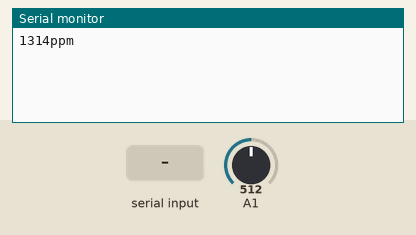
This sketch was run on a simulated Arduino Uno, built with avr-gcc and run on an emulated ATmega328P. Shown: the last lines printed to the serial monitor. Inputs (shaded band) come from the test bench; at power-on: A1 = 512. EEPROM starts erased.

Above: at 1.2 s.
1.3 s: "ENTER\n" received over Serial
At 1.9 s:
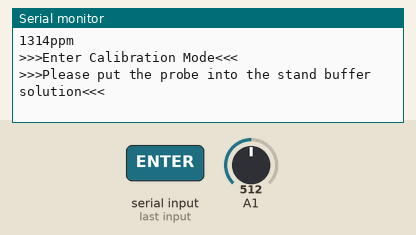
2.8 s: byte 10 ('\n') received over Serial
At 2.96 s:
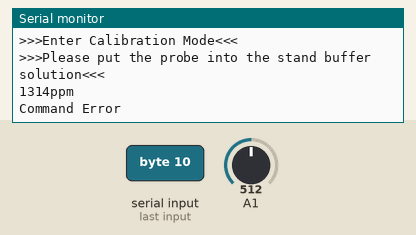
4.3 s: "EXIT\n" received over Serial
At 4.9 s:
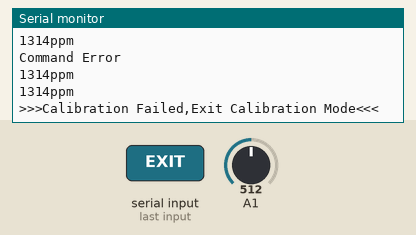
5.8 s: A1 set to 490
At 6.4 s:
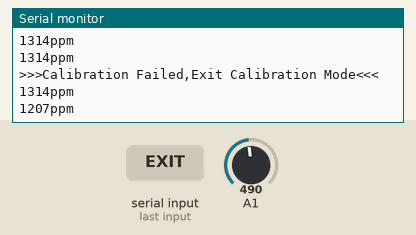
7.3 s: A1 set to 510
At 8.8 s:
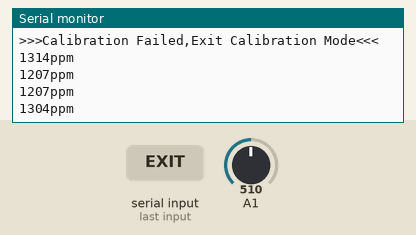
Timing chart, 0 to 9.8 s (numbered marks = the images above; inputs shaded):
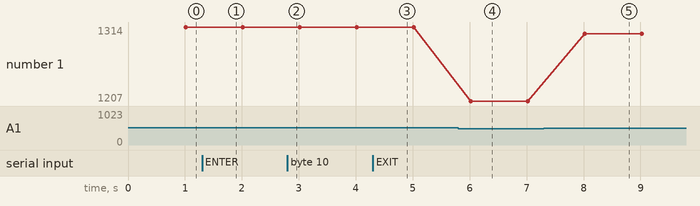

The sketch:

sen0244cal.ino
```cpp
/*
 * 淘宝    ：https://ilovemcu.taobao.com
*/

#include <EEPROM.h>
#include"GravityTDS.h"

extern GravityTDS gravityTDS;

void setup()
{
  Serial.begin(115200);
  gravityTDS.setup();
}

unsigned long tdsValue;

void loop()
{
  tdsCalibrationProcess();
  gravityTDS.update();

  static unsigned long timepoint = millis();
  if(millis()-timepoint>1000U)
  {
       timepoint = millis();
       tdsValue = gravityTDS.getValue();
       Serial.print(tdsValue);
       Serial.println("ppm");
   }

}
```

GravityTDS.cpp
```cpp
#include "GravityTDS.h"
#include "Arduino.h"

char cmdReceivedBuffer[ReceivedBufferLength+1];   // store the serial cmd from the serial monitor
byte cmdReceivedBufferIndex = 0;

GravityTDS::GravityTDS():tdsSensorPin(A1)
{
  sampleTimepoint = 0;
}

GravityTDS::~GravityTDS()
{
}

void GravityTDS::setup()
{
    pinMode(tdsSensorPin,INPUT);
    temperature = 25;
    EEPROM_read(KValueAddress, kValue);
    if(EEPROM.read(KValueAddress)==0xFF && EEPROM.read(KValueAddress+1)==0xFF && EEPROM.read(KValueAddress+2)==0xFF && EEPROM.read(KValueAddress+3)==0xFF)
    {
      kValue = 1.0;   // default value: K = 1.0
      EEPROM_write(KValueAddress, kValue);
    }
}

void GravityTDS::update()
{
   if(millis()-sampleTimepoint > 500U)  // every seconds, read the data from sensors and print them
   {
        sampleTimepoint=millis();
        analogValue = analogRead(tdsSensorPin);
        voltage = analogValue/(float)(ADCRANGE)*(float)(AREF);//convert ADC value to real voltage; AREF:5.0V
        //Serial.print(analogValue);
        //Serial.print("  ");
        ecvalue=(133.42*voltage*voltage*voltage - 255.86*voltage*voltage + 857.39*voltage)*kValue;
        ECvalue25  =  ecvalue / (1.0+0.02*(temperature-25.0));
        //Serial.print(ECvalue25/2.0,0);  //tds = ec / 2
        //Serial.println("ppm");
   }
}

float GravityTDS::getRawValue()
{
    return (133.42*voltage*voltage*voltage - 255.86*voltage*voltage + 857.39*voltage);
}

float GravityTDS::getValue()
{
    tdsValue25 = ECvalue25/2.0;
    return tdsValue25;
}

GravityTDS gravityTDS;

boolean cmdSerialDataAvailable(void)
{
  char cmdReceivedChar;
  static unsigned long cmdReceivedTimeOut = millis();
  while (Serial.available()>0)
  {
    if (millis() - cmdReceivedTimeOut > 500U)
    {
      cmdReceivedBufferIndex = 0;
      memset(cmdReceivedBuffer,0,(ReceivedBufferLength+1));
    }
    cmdReceivedTimeOut = millis();
    cmdReceivedChar = Serial.read();
    if (cmdReceivedChar == '\n' || cmdReceivedBufferIndex==ReceivedBufferLength){
    cmdReceivedBufferIndex = 0;
    strupr(cmdReceivedBuffer);
    return true;
    }else{
      cmdReceivedBuffer[cmdReceivedBufferIndex] = cmdReceivedChar;
      cmdReceivedBufferIndex++;
    }
  }
  return false;
}


byte cmdParse(void)
{
  byte modeIndex = 0;
  if(strstr(cmdReceivedBuffer, "ENTER") != NULL)
      modeIndex = 1;
  else if(strstr(cmdReceivedBuffer, "EXIT") != NULL)
      modeIndex = 3;
  else if(strstr(cmdReceivedBuffer, "CAL:") != NULL)
      modeIndex = 2;
  return modeIndex;
}


void tdsCalibration(byte mode)
{
    char *cmdReceivedBufferPtr;
    static boolean ecCalibrationFinish = 0;
    static boolean enterCalibrationFlag = 0;
    float KValueTemp,rawECsolution;
    switch(mode)
    {
      case 0:
      if(enterCalibrationFlag)
         Serial.println(F("Command Error"));
      break;

      case 1:
      enterCalibrationFlag = 1;
      ecCalibrationFinish = 0;
      Serial.println();
      Serial.println(F(">>>Enter Calibration Mode<<<"));
      Serial.println(F(">>>Please put the probe into the stand buffer solution<<<"));
      Serial.println();
      break;

      case 2:
      cmdReceivedBufferPtr=strstr(cmdReceivedBuffer, "CAL:");
      cmdReceivedBufferPtr+=strlen("CAL:");
      rawECsolution = strtod(cmdReceivedBufferPtr,NULL);
      if(enterCalibrationFlag)
      {
          Serial.print("rawECsolution:");
          Serial.print(rawECsolution);
          Serial.print("  ecvalue:");
          Serial.println(gravityTDS.ecvalue);
          KValueTemp = rawECsolution*2/gravityTDS.getRawValue();  //calibrate in the  buffer solution, such as 1413us/cm
          if((rawECsolution>0) && (rawECsolution<2000) && (KValueTemp>0.2) && (KValueTemp<5.0))
          {
              Serial.println();
              Serial.print(F(">>>Confrim Successful,K:"));
              Serial.print(KValueTemp);
              Serial.println(F(", Send EXIT to Save and Exit<<<"));
              gravityTDS.kValue =  KValueTemp;
              ecCalibrationFinish = 1;
          }
          else{
            Serial.println();
            Serial.println(F(">>>Confirm Failed,Try Again<<<"));
            Serial.println();
            ecCalibrationFinish = 0;
          }
      }
      break;

        case 3:
        if(enterCalibrationFlag)
        {
            Serial.println();
            if(ecCalibrationFinish)
            {
               EEPROM_write(KValueAddress, gravityTDS.kValue);
               Serial.print(F(">>>Calibration Successful,K Value Saved,"));
            }
            else Serial.print(F(">>>Calibration Failed"));
            Serial.println(F(",Exit Calibration Mode<<<"));
            Serial.println();
            ecCalibrationFinish = 0;
            enterCalibrationFlag = 0;
        }
        break;
    }
}

void tdsCalibrationProcess()
{
   if(cmdSerialDataAvailable() > 0)  // if received serial cmd from the serial monitor, enter into the calibration mode; Calibration Buffer Solution: 1413us/cm
   {
      tdsCalibration(cmdParse());
   }
}
```

GravityTDS.h
```cpp
#pragma once

#include "Arduino.h"
#include <EEPROM.h>
#define EEPROM_write(address, p) {int i = 0; byte *pp = (byte*)&(p);for(; i < sizeof(p); i++) EEPROM.write(address+i, pp[i]);}
#define EEPROM_read(address, p)  {int i = 0; byte *pp = (byte*)&(p);for(; i < sizeof(p); i++) pp[i]=EEPROM.read(address+i);}

#define ReceivedBufferLength 20
#define KValueAddress 8    //the address of the K value stored in the EEPROM
#define AREF  5.0 // default 5.0V on Arduino UNO
#define ADCRANGE 1024.0

class GravityTDS
{
public:
  int tdsSensorPin;
  float tdsValue25;
  float temperature;
  float ecvalue;
  float voltage;
  float kValue;

  GravityTDS();
  ~GravityTDS();

  void setup();
  void update();
  float getValue();
  float getRawValue();

private:
  float analogValue;
  float ECvalue25;
  unsigned long sampleTimepoint;
};

boolean cmdSerialDataAvailable(void);
byte cmdParse(void);
void tdsCalibration(byte mode);
void tdsCalibrationProcess();
```

Measured:
- after the input at 1.3 s, the serial monitor: prints a new line at once (image 1)
- after the input at 2.8 s, the serial monitor: prints a new line at once (image 2)
- after the input at 4.3 s, the serial monitor: prints a new line at once (image 3)
- after the input at 5.8 s, the serial monitor: prints a new line after 0.22 s (image 4)
- after the input at 7.3 s, the serial monitor: prints a new line after 0.72 s (image 5)
- plotted number 1: 1314 → 1207 after the input at 5.8 s, 1207 → 1304 after the input at 7.3 s
